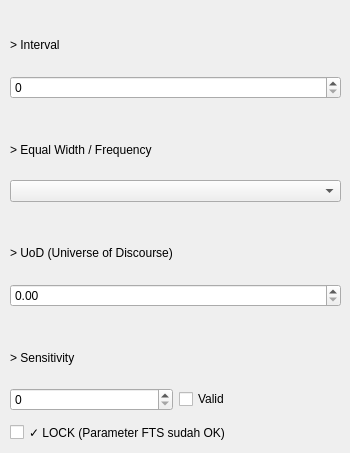
      <widget class="QWidget" name="FTS_Parameter">
       <attribute name="title">
        <string>FTS</string>
       </attribute>
       <widget class="QWidget" name="verticalLayoutWidget">
        <property name="geometry">
         <rect>
          <x>10</x>
          <y>20</y>
          <width>331</width>
          <height>391</height>
         </rect>
        </property>
        <layout class="QVBoxLayout" name="verticalLayout">
         <item>
          <widget class="QLabel" name="label_3">
           <property name="text">
            <string>&gt; Interval</string>
           </property>
          </widget>
         </item>
         <item>
          <widget class="QSpinBox" name="spinBox"/>
         </item>
         <item>
          <spacer name="horizontalSpacer">
           <property name="orientation">
            <enum>Qt::Orientation::Horizontal</enum>
           </property>
           <property name="sizeHint" stdset="0">
            <size>
             <width>40</width>
             <height>20</height>
            </size>
           </property>
          </spacer>
         </item>
         <item>
          <widget class="QLabel" name="label_4">
           <property name="text">
            <string>&gt; Equal Width / Frequency</string>
           </property>
          </widget>
         </item>
         <item>
          <widget class="QComboBox" name="comboBox_3"/>
         </item>
         <item>
          <spacer name="horizontalSpacer_2">
           <property name="orientation">
            <enum>Qt::Orientation::Horizontal</enum>
           </property>
           <property name="sizeHint" stdset="0">
            <size>
             <width>40</width>
             <height>20</height>
            </size>
           </property>
          </spacer>
         </item>
         <item>
          <widget class="QLabel" name="label_5">
           <property name="text">
            <string>&gt; UoD (Universe of Discourse)</string>
           </property>
          </widget>
         </item>
         <item>
          <widget class="QDoubleSpinBox" name="doubleSpinBox_2"/>
         </item>
         <item>
          <spacer name="horizontalSpacer_3">
           <property name="orientation">
            <enum>Qt::Orientation::Horizontal</enum>
           </property>
           <property name="sizeHint" stdset="0">
            <size>
             <width>40</width>
             <height>20</height>
            </size>
           </property>
          </spacer>
         </item>
         <item>
          <widget class="QLabel" name="label_6">
           <property name="text">
            <string>&gt; Sensitivity</string>
           </property>
          </widget>
         </item>
         <item>
          <layout class="QHBoxLayout" name="horizontalLayout">
           <item>
            <widget class="QSpinBox" name="spinBox_2"/>
           </item>
           <item>
            <widget class="QCheckBox" name="checkBox">
             <property name="text">
              <string>Valid</string>
             </property>
            </widget>
           </item>
          </layout>
         </item>
        </layout>
       </widget>
       <widget class="QCheckBox" name="checkBox_lock_fts">
        <property name="geometry">
         <rect>
          <x>10</x>
          <y>420</y>
          <width>331</width>
          <height>24</height>
         </rect>
        </property>
        <property name="text">
         <string>✓ LOCK (Parameter FTS sudah OK)</string>
        </property>
        <property name="checked">
         <bool>false</bool>
        </property>
       </widget>
      </widget>
